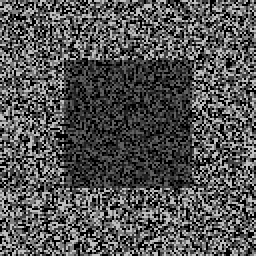
#> input picture EX4/pair0-L.png, 128 x 128 px (shown 2 times larger); its folder holds 5 pictures in this run
$ python ex4_main.py
#> lines starting #> are read from the running program, lines starting #| are printed output that depends on the picture; pictures that were not available may be replaced by others from this repository, and a replacement may not be noted
### EX4/ex4_utils.py
from typing import Tuple
import numpy as np
import matplotlib.pyplot as plt
import ex3_utils as ex3
import cv2
from time import time


def myID() -> int:
    """
    Return my ID (not the friend's ID I copied from)
    :return: int
    """
    return 1111


LOAD_GRAY_SCALE = 1
LOAD_RGB = 2


# [22 lines left out: function imReadAndConvert, not called in this run]


def disparitySSD(img_l: np.ndarray, img_r: np.ndarray, disp_range: Tuple[int, int], k_size: int) -> np.ndarray:
    """

    img_l: Left image
    img_r: Right image
    range: Minimun and Maximum disparity range. Ex. (10,80)
    k_size: Kernel size for computing the SSD, kernel.shape = (k_size*2+1,k_size*2+1)

    return: Disparity map, disp_map.shape = Left.shape
    """
#> called with disp_range = (0, 6), k_size = 2
    height, width = img_r.shape
#> height = 128; width = 128
    img_l: np.ndarray = np.pad(img_l,  ((0, 0),
                                        (0, disp_range[1])), mode='edge')

    disp = np.zeros(img_r.shape)

    t1 = time()
    for x in range(k_size, width - k_size):
        for y in range(k_size, height - k_size):
            windowl: np.ndarray = img_r[y - k_size: y +
                                        k_size + 1, x - k_size: x + k_size + 1]
            windowl = windowl.flatten()
            best = 9999999
            disparity = -1
            for offset in range(disp_range[0], disp_range[1]):
                windowr: np.ndarray = img_l[y - k_size: y + k_size + 1, x +
                                            offset - k_size: x + offset + k_size + 1]

                windowr = windowr.flatten()
                # print(windowr.shape, "p : ", x, y, "s2",
                #       windowl.shape, "off :", offset, img_r.shape)
                curr = np.square(windowl - windowr).sum()

                #curr = -windowr.sum()
                if(curr < best):
                    best = curr
                    disparity = offset
            disp[y, x] = disparity
#> disp: shape (128, 128) float64; every value is 0
            #print(best, best_off)

    #disp /= disp.max()
    t2 = time()
    #print(t2 - t1)
    return disp


def disparityNC(img_l: np.ndarray, img_r: np.ndarray, disp_range: Tuple[int, int], k_size: int) -> np.ndarray:
    """

    img_l: Left image
    img_r: Right image
    range: Minimun and Maximum disparity range. Ex. (10,80)
    k_size: Kernel size for computing the SSD, kernel.shape = (k_size*2+1,k_size*2+1)

    return: Disparity map, disp_map.shape = Left.shape
    """
#> called with disp_range = (0, 6), k_size = 2
    height, width = img_r.shape
#> height = 128; width = 128
    img_l: np.ndarray = np.pad(img_l,  ((0, 0),
                                        (0, disp_range[1])), mode='edge')

    disp = np.zeros(img_r.shape)

    t1 = time()
    for x in range(k_size, width - k_size):
        for y in range(k_size, height - k_size):
            windowl: np.ndarray = img_r[y - k_size: y +
                                        k_size + 1, x - k_size: x + k_size + 1]
            windowl = windowl.flatten()
            sl = np.square(windowl).sum()
            best = -1
            disparity = -1
            for offset in range(disp_range[0], disp_range[1]):
                windowr: np.ndarray = img_l[y - k_size: y + k_size + 1, x +
                                            offset - k_size: x + offset + k_size + 1]

                windowr = windowr.flatten()
                top = (windowr @ windowl)
                sr = np.square(windowr).sum()

                # print(top)
                #print(sr.shape, sl.shape)
                buttom = np.sqrt(sr * sl)
                # print(windowr.shape, "p : ", x, y, "s2",
                #       windowl.shape, "off :", offset, img_r.shape)
                curr = top / buttom

                #curr = -windowr.sum()
                if(curr > best):
                    best = curr
                    disparity = offset
            disp[y, x] = disparity
            #print(best, best_off)

    #disp /= disp.max()
    t2 = time()
    #print(t2 - t1)
    return disp


def computeHomography(src_pnt: np.ndarray, dst_pnt: np.ndarray) -> Tuple[np.ndarray, float]:
    """
        Finds the homography matrix, M, that transforms points from src_pnt to dst_pnt.
        returns the homography and the error between the transformed points to their
        destination (matched) points. Error = np.sqrt(sum((M.dot(src_pnt)-dst_pnt)**2))

        src_pnt: 4+ keypoints locations (x,y) on the original image. Shape:[4+,2]
        dst_pnt: 4+ keypoints locations (x,y) on the destenation image. Shape:[4+,2]

        return: (Homography matrix shape:[3,3],
                Homography error)
    """

    height, width = src_pnt.shape
    A = np.zeros((height * 2, 9))

    # print(src_pnt[2, 1])
    for row in range(height):
        xit = dst_pnt[row, 0]
        yit = dst_pnt[row, 1]
        xi = src_pnt[row, 0]
        yi = src_pnt[row, 1]

        xar = row * 2
        yar = xar + 1

        A[xar] = [xi, yi, 1, 0, 0, 0, -xit * xi, -xit * yi, -xit]
        A[yar] = [0, 0, 0, xi, yi, 1, -yit*xi, -yit*yi, -yit]

    s, v, d = np.linalg.svd(A)
    # [7 lines of commented-out code are left out]

    h = d[8]
    h = h.reshape((3, 3))
    e = h[2, 2]
    h /= e
    # print(h, e)

    # src_pnt = np.array([src_pnt[0]])
    # print(src_pnt)
    pred = translateByHomography(src_pnt, h)
    # print("\npred not n")
    # print(pred)

    err = pred - dst_pnt
    err = np.abs(err).mean()
    # print(err)

    return h, err


def translateByHomography(src_pnt, h):
    X = np.hstack([src_pnt, np.ones([src_pnt.shape[0], 1])])
    pred = h @ X.T

    dv = pred[-1]
    dv = dv.reshape(-1, 1)
    pred = pred.T / dv
    return pred[:, :-1]


# [76 lines left out: function warpImag, not called in this run]


def warpImagAdvanced(src_img: np.ndarray, dst_img: np.ndarray, src_mask: np.ndarray) -> None:
    """
       Displays both images, and lets the user mark 4 or more points on each image. Then calculates the homography and transforms the source image on to the destination image. Then transforms the source image onto the destination image and displays the result.

       src_img: The image that will be 'pasted' onto the destination image.
       dst_img: The image that the source image will be 'pasted' on.
       src_mask: in black everything u do not want from src_img, and in white everything u want
       then we scale the mask too and then use blending.

       output:
        None.
    """

    dst_p = []
    fig1 = plt.figure()

    # [11 lines left out: function onclick_1, not called in this run]

    print("click 4 points on screen");
    # display image 1
    cid = fig1.canvas.mpl_connect('button_press_event', onclick_1)
    plt.imshow(dst_img)
    plt.show()
    dst_p = np.array(dst_p)

    ##### Your Code Here ######

    #print(src_img.shape, src_img[:, :].shape)
    r = src_img[:, :, 0]
    g = src_img[:, :, 1]
    b = src_img[:, :, 2]
    height, width = r.shape

    src_vec = np.array([[0, 0],
                        [width, 0],
                        [width, height],
                        [0, height]])


    h, e = computeHomography(src_vec, dst_p)
    v = np.array([0, 0, 1])

    nmask = np.zeros(dst_img.shape)
    mapped = dst_img.copy()
    # print(h @ v)
    #print(v, translateByHomography(v, h))
    for x in range(width):
        for y in range(height):
            v[0] = x
            v[1] = y
            n = h @ v
            n /= n[2]
            n = n[:-1]
            cn = n.astype(int)
            #print("??? ",  src_img[x, y, :])
            #print("???2 ", x, y, cn[0], cn[1])
            mapped[cn[1], cn[0], :] = src_img[y, x, :]
            nmask[cn[1], cn[0], :] = src_mask[y, x, :]
            # [7 lines of commented-out code are left out]
    nb, blended = ex3.pyrBlend(mapped, dst_img, nmask, 5)
    plt.imshow(blended)
    plt.show()

### EX4/ex4_main.py
# ps2
import os
import numpy as np
from ex4_utils import *
import cv2


def displayDepthImage(l_img, r_img, disparity_range=(0, 5), method=disparitySSD):
    p_size = 2
    d_ssd = method(l_img, r_img, disparity_range, p_size)
    plt.matshow(d_ssd)
    plt.colorbar()
    plt.show()


def main():
    np.set_printoptions(formatter={'float': lambda x: "{0:0.3f}".format(x)})
    print("ID:", myID())
    # 1-a
    # Read images
    i = 0
    folder = ''
    L = cv2.imread(os.path.join(folder, 'pair%d-L.png' % i), 0) / 255.0
    R = cv2.imread(os.path.join(folder, 'pair%d-R.png' % i), 0) / 255.0

    # L = cv2.imread(os.path.join(folder, 'jupleft.png'), 0) / 255.0
    # R = cv2.imread(os.path.join(folder, 'jupright.png'), 0) / 255.0
    # Display depth SSD
    displayDepthImage(L, R, (0, 6), method=disparitySSD)
    # Display depth NC
    displayDepthImage(L, R, (0, 6), method=disparityNC)

    i = 1
    L = cv2.imread(os.path.join(folder, 'pair%d-L.png' % i), 0) / 255.0
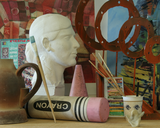
#> input picture EX4/pair1-L.png, 160 x 128 px
#> L: shape (128, 160) float64; min 0, max 0.973, mean 0.391
    R = cv2.imread(os.path.join(folder, 'pair%d-R.png' % i), 0) / 255.0

    # [7 lines of commented-out code are left out]

    src = np.array([[279, 552],
                    [372, 559],
                    [362, 472],
                    [277, 469]])
    dst = np.array([[24, 566],
                    [114, 552],
                    [106, 474],
                    [19, 481]])
    h, e = computeHomography(src, dst)
    # [5 lines of commented-out code are left out]

    dst = cv2.cvtColor(cv2.imread(folder + 'earth.jpg'),
                       cv2.COLOR_BGR2RGB) / 255
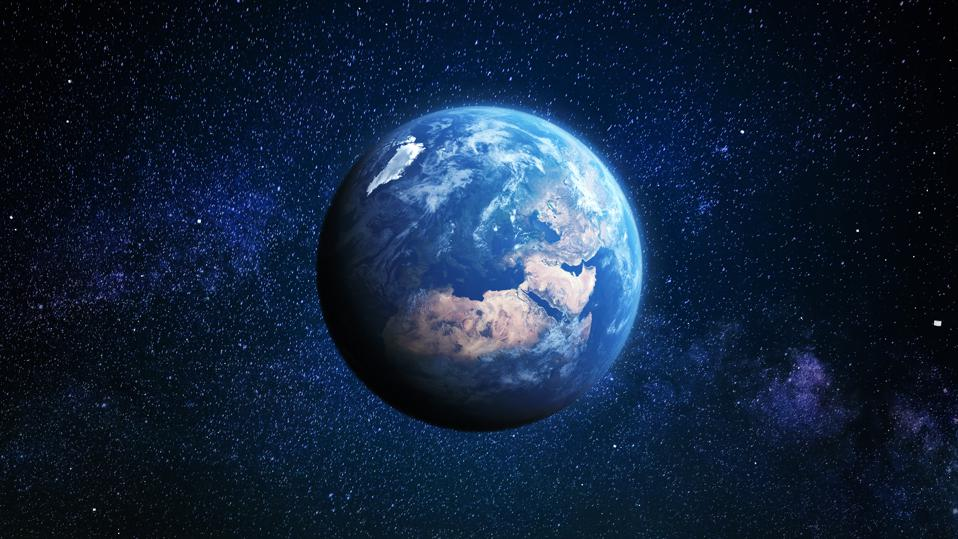
#> input picture EX4/earth.jpg, 958 x 539 px
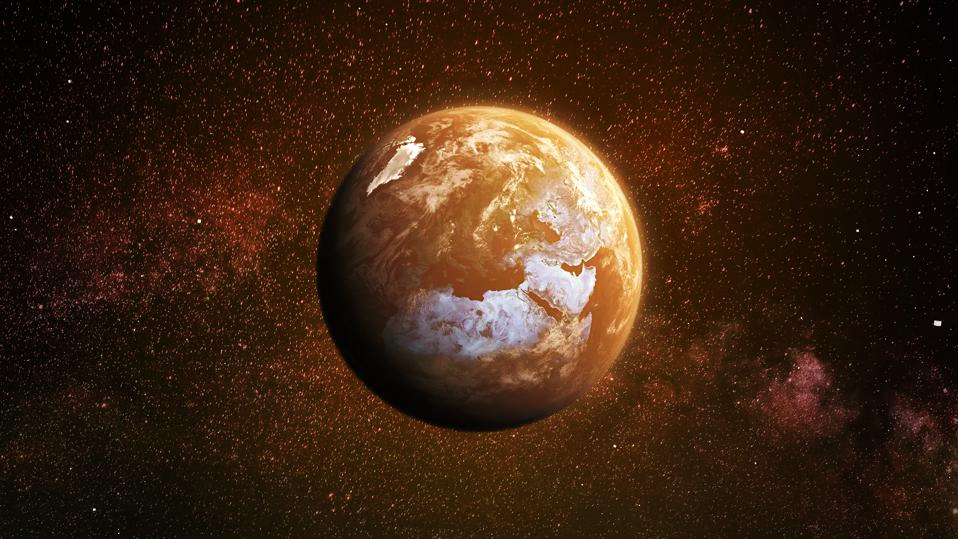
#> dst: shape (539, 958, 3) float64; mean B, G, R 0.0788, 0.143, 0.235
    src = cv2.cvtColor(cv2.imread(folder + 'babun.jpg'),
                       cv2.COLOR_BGR2RGB) / 255
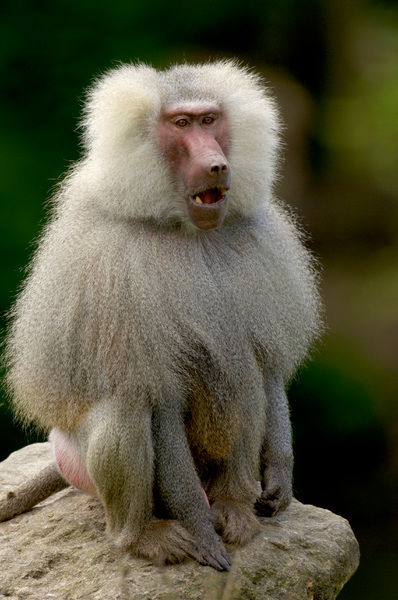
#> input picture EX4/babun.jpg, 398 x 600 px
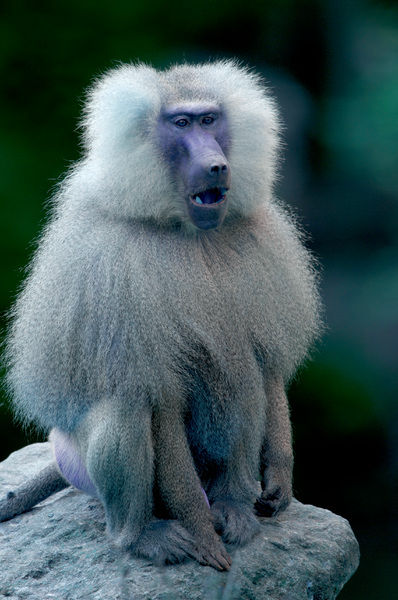
#> src: shape (600, 398, 3) float64; mean B, G, R 0.349, 0.341, 0.258
    mask = cv2.cvtColor(cv2.imread(folder + 'babun_mask.jpg'),
                        cv2.COLOR_BGR2RGB) / 255
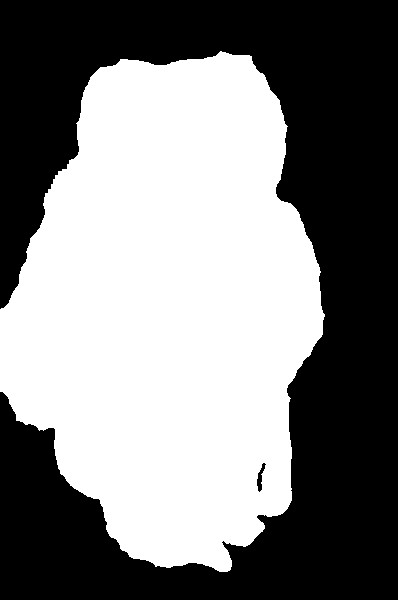
#> input picture EX4/babun_mask.jpg, 398 x 600 px
#> mask: shape (600, 398, 3) float64; min 0, max 1, mean 0.505

    warpImagAdvanced(src, dst, mask)
#> in warpImagAdvanced, `b = src_img[:, :, 2]`:
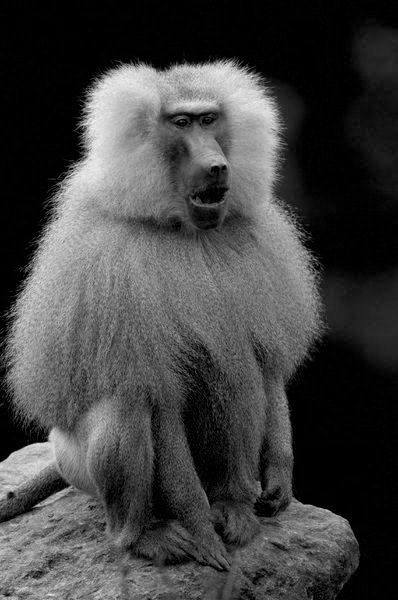
#> b: shape (600, 398) float64; min 0, max 0.953, mean 0.258


if __name__ == '__main__':
#> (the run stopped early here; a loop or call above may not have finished)
